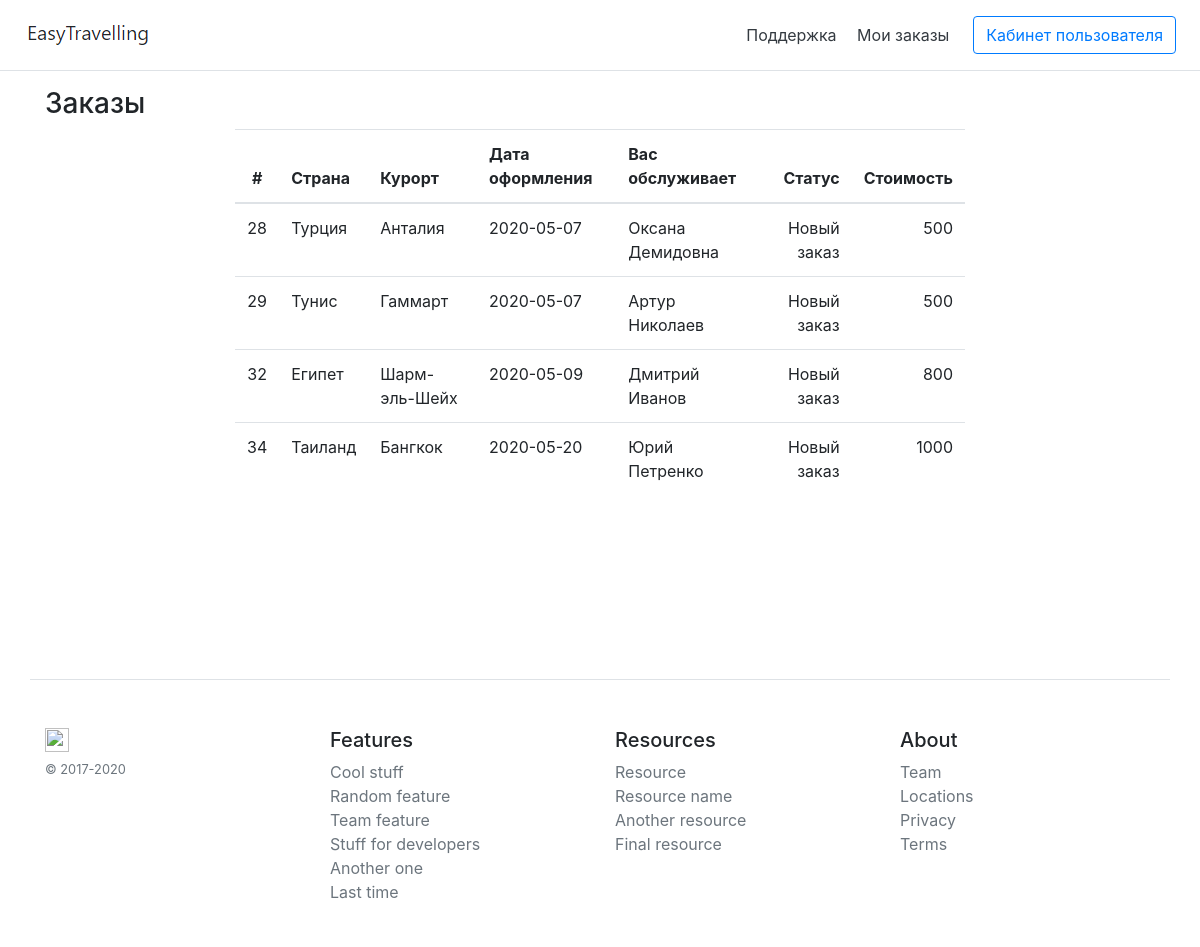
The app's page /Website/Myorders.php (signed in) with its own data.
### tables this page shows
CREATE TABLE `orders` (
  `order_id` int(11) NOT NULL,
  `tour_id` int(11) NOT NULL,
  `customer_id` int(11) NOT NULL,
  `clearance_date` date NOT NULL DEFAULT current_timestamp(),
  `status` enum('Новый заказ','Согласован','Скомплектован','Выполнен') DEFAULT NULL
);

CREATE TABLE `country` (
  `country_id` int(11) NOT NULL,
  `country_name` varchar(20) NOT NULL
);

CREATE TABLE `resort` (
  `resort_id` int(11) NOT NULL,
  `resort_name` varchar(20) NOT NULL,
  `country_id` int(11) DEFAULT NULL
);

CREATE TABLE `tour` (
  `tour_id` int(11) NOT NULL,
  `excursions` enum('YES','NO') DEFAULT NULL,
  `departure_date` date NOT NULL DEFAULT current_timestamp(),
  `arrival_date` date NOT NULL DEFAULT current_timestamp(),
  `tour_cost` int(11) NOT NULL,
  `supplier_id` int(11) NOT NULL,
  `photo` text NOT NULL,
  `note` text NOT NULL,
  `accomodation_id` int(11) DEFAULT NULL,
  `food_id` int(11) DEFAULT NULL,
  `transport_id` int(11) DEFAULT NULL,
  `employee_id` int(11) DEFAULT NULL,
  `resort_id` int(11) DEFAULT NULL
);

### Website/functions.php (called while the page is built, shortened)
  <?php
function get_customer_orders(){
  $mysql = new mysqli('localhost', 'root', '', 'course_work');
  $cokie = $_COOKIE['customer'];
  $query = $mysql->query("SELECT orders.order_id,country.country_name, resort.resort_name, orders.clearance_date, CONCAT(employee.name, ' ', employee.surname) AS employee_name, orders.status,tour.tour_cost FROM
                    orders INNER JOIN tour ON orders.tour_id = tour.tour_id
                    INNER JOIN resort ON tour.resort_id = resort.resort_id
                    INNER JOIN country ON resort.country_id = country.country_id
                    INNER JOIN employee ON tour.employee_id = employee.employee_id WHERE customer_id = $cokie") or die ($mysql->error);
  $numrows = mysqli_num_rows($query);
    if($numrows == 0){
      return 0;
    }else {
      return $query;
    }
}
     if(isset($_GET['inputMaxPrice'])) $filter .= "&inputMaxPrice=".$_GET["inputMaxPrice"]."";?>

### Website/Myorders.php (the view, shortened to what this page needs)
<?php require_once('functions.php'); ?>
<!DOCTYPE html>
<html lang="ru" dir="ltr">
  <head>
   <link href="//maxcdn.bootstrapcdn.com/bootstrap/4.0.0/css/bootstrap.min.css" rel="stylesheet" id="bootstrap-css">
  </head>
  <body>
    <?php require "blocks/header.php" ?>
    <div class="container">
   <?php
      if(!($rows = get_customer_orders()) ){?>
        <br><br>
        <div class="text-center">
          <h4>У вас пока еще нет покупок.</h4>
          <img src="img/order.png" alt=""><br>
          <p >Давайте исправим это!</p>
          <p >Сделайте свой первый заказ на нашем сайте прямо сейчас!</p>
        </div>
    <?php  }else {?>
            <div class="title">
              <h3>Заказы</h3>
            </div>
   <div class="row">
         <div class="col-lg-8 col-md-10 ml-auto mr-auto">
             <div class="table-responsive">
             <table class="table">
                 <thead>
                     <tr>
                         <th class="text-center">#</th>
                         <th>Страна</th>
                         <th>Курорт</th>
                         <th>Дата оформления</th>
                         <th>Вас обслуживает</th>
                         <th class="text-right">Статус</th>
                         <th class="text-right">Стоимость</th>
                     </tr>
                 </thead>
                 <tbody>
                   <?php while($row = mysqli_fetch_assoc($rows)){?>
                     <tr>
                       <td class="text-center"><?=$row['order_id']?></td>
                       <td><?=$row['country_name']?></td>
                       <td><?=$row['resort_name']?></td>
                       <td><?=$row['clearance_date']?></td>
                       <td><?=$row['employee_name']?></td>
                       <td class="text-right"><?=$row['status']?></td>
                       <td class="text-right"><?=$row['tour_cost']?></td>
                     </tr>
                     <?php } ?>
                 </tbody>
             </table>
             </div>
           </div>
         </div>
       <?php } ?>
   </div><br><br><br><br><br>
         <?php require "blocks/footer.php" ?>
  </body>
</html>

### records on screen
orders: order_id "28", country.country_name "Турция", resort.resort_name "Анталия", clearance_date "2020-05-07", employee_name "Оксана Демидовна", status "Новый заказ", tour.tour_cost "500"
orders: order_id "29", country.country_name "Тунис", resort.resort_name "Гаммарт", clearance_date "2020-05-07", employee_name "Артур Николаев", status "Новый заказ", tour.tour_cost "500"
orders: order_id "32", country.country_name "Египет", resort.resort_name "Шарм-эль-Шейх", clearance_date "2020-05-09", employee_name "Дмитрий Иванов", status "Новый заказ", tour.tour_cost "800"
orders: order_id "34", country.country_name "Таиланд", resort.resort_name "Бангкок", clearance_date "2020-05-20", employee_name "Юрий Петренко", status "Новый заказ", tour.tour_cost "1000"
